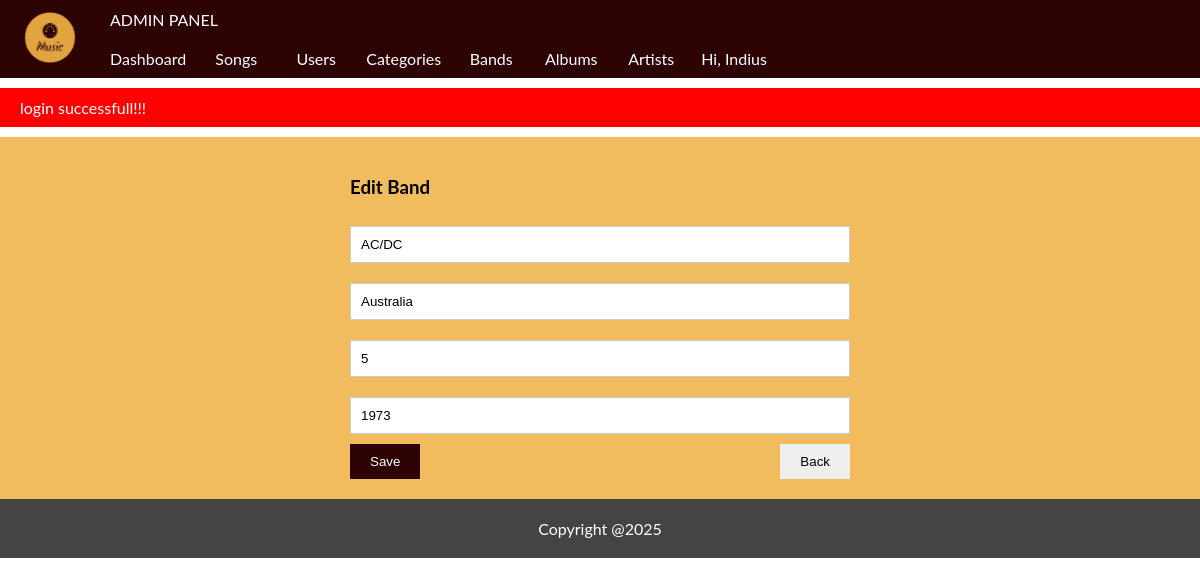
Page /Proiect/public/admin/bands/edit/1 (signed in) on the committed database.
### tables this page shows
CREATE TABLE IF NOT EXISTS `bands` (
  `id` int NOT NULL AUTO_INCREMENT,
  `nume` varchar(200) NOT NULL,
  `nr_membrii` int NOT NULL,
  `an_fondare` year DEFAULT NULL,
  `tara_origine` varchar(200) NOT NULL,
  PRIMARY KEY (`id`)
);

### Proiect/app/core/functions.php (called while the page is built, shortened)
<?php
function db_connect()
{
	$string = DBDRIVER.":hostname=".DBHOST.";dbname=".DBNAME;
	$con = new PDO($string, DBUSER, DBPASS);
	return $con;
}
function db_query_one($query , $data = array()){
	$con = db_connect();
	$stm = $con ->prepare($query);
	if($stm){
		$check = $stm -> execute($data);
		if($check){
			$result = $stm ->fetchAll(PDO::FETCH_ASSOC);
			if(is_array($result)&& count($result)>0){
				return $result[0];
			}
		}
	}
	return false;
}
function set_value($key, $default = '')
{
	if(!empty($_POST[$key]))
	{
		return $_POST[$key];
	}else{
		return $default;
	}
	return '';
}

### Proiect/app/pages/admin/bands.php (the view, shortened to what this page needs)
<?php
if($action == 'add'){
	if($_SERVER['REQUEST_METHOD'] == "POST")
	{
		$errors = [];
		if(empty($_POST['nume']))
		{
			$errors['nume'] = "a Name is required";
		}else
		if(!preg_match("/^[a-zA-Z ]+$/", $_POST['nume']))
		{
			$errors['nume'] = "a name can only have letters";
		}
		if(empty($errors))
		{
			$values = [];
			$values['nume'] = trim($_POST['nume']);
			$values['nr_membrii'] = trim($_POST['nr_membrii']);
			$values['an_fondare'] = trim($_POST['an_fondare']);
			$values['tara_origine'] = trim($_POST['tara_origine']);
			$query = "insert into bands (nume,nr_membrii,an_fondare,tara_origine) values (:nume,:nr_membrii,:an_fondare,:tara_origine)";
			db_query($query, $values);
			message("band created successfully!!!");
			redirect('admin/bands');
		}
	}
}else
if($action == 'edit'){
	$query = "select * from bands where id = :id limit 1";
  		$row = db_query_one($query,['id'=>$id]);
}
?>
	<section class = "admin-content" style = "min-height: 200px;">
  <?php if($action == 'add'):?>
  	<div style ="max-width: 500px;margin: auto;">
  		<form method="post">
  			<h3>Add New Band</h3>
  			<input class="form-control my-1"  value="<?=set_value('nume')?>" type="text" name="nume" placeholder="Band Name">
  			<?php if(!empty($errors['nume'])):?>
  			<small class="error"><?=$errors['nume']?></small>
  		<?php endif;?>
  		<input class="form-control my-1"  value="<?=set_value('nr_membrii')?>" type="text" name="nr_membrii" placeholder="Number of members">
  			<?php if(!empty($errors['nr_membrii'])):?>
  			<small class="error"><?=$errors['nr_membrii']?></small>
  		<?php endif;?>
  		<input class="form-control my-1"  value="<?=set_value('an_fondare')?>" type="text" name="an_fondare" placeholder="Founding Year">
  			<?php if(!empty($errors['an_fondare'])):?>
  			<small class="error"><?=$errors['an_fondare']?></small>
  		<?php endif;?>
  		<input class="form-control my-1"  value="<?=set_value('tara_origine')?>" type="text" name="tara_origine" placeholder="Origin Country">
  			<?php if(!empty($errors['tara_origine'])):?>
  			<small class="error"><?=$errors['tara_origine']?></small>
  		<?php endif;?>
  			<button class ="btn bg-purple">Save</button>
  			<a href="<?ROOT?>/admin/bands">
  			<button type="button" class="float-end btn">Back</button>
  		</a>
  		</form>
  	</div>
  <?php elseif($action == 'edit'):?>
  		<div style ="max-width: 500px;margin: auto;">
  		<form method="post">
  			<h3>Edit Band</h3>
  			<?php if(!empty($row)):?>
  			<input class="form-control my-1"  value="<?=set_value('nume', $row['nume'])?>" type="text" name="nume" placeholder="Name">
  			<input class="form-control my-1"  value="<?=set_value('tara_origine', $row['tara_origine'])?>" type="text" name="tara_origine" placeholder="Origin Country">
  			<input class="form-control my-1"  value="<?=set_value('nr_membrii', $row['nr_membrii'])?>" type="text" name="nr_membrii" placeholder="Number of members">
  			<input class="form-control my-1"  value="<?=set_value('an_fondare', $row['an_fondare'])?>" type="text" name="an_fondare" placeholder="Founding Year">
  			<button class ="btn bg-purple">Save</button>
  			<a href="<?=ROOT?>/admin/bands">
  			<button type="button" class="float-end btn">Back</button>
  		</a>
  		<?php endif;?>
  		</form>
  	</div>
  <?php endif;?>
	</section>

### Proiect/public/assets/css/style.css (style rules this page uses)
* { box-sizing: border-box; }
body { min-width: 350px; font-family: lato, sans-serif, tahoma; margin: 0px; padding: 0px; }
body a { text-decoration: none; }
.float-end { float:right; }
.form-control { width: 100%; padding: 10px; border:solid thin #ccc; }
.btn { border: none; padding: 10px 20px; cursor: pointer; }
.bg-purple { background-color: #2C0203; color:white; }
.my-1 { margin-top: 10px; margin-bottom: 10px; }
.admin-content { padding: 20px; background-color: #f0bc5e; }

### rows in the picture
bands: nume "AC/DC", tara_origine "Australia", nr_membrii "5", an_fondare "1973"

### other values in the picture
user('username') "Indius"
message('', true) "login successfull!!!"
